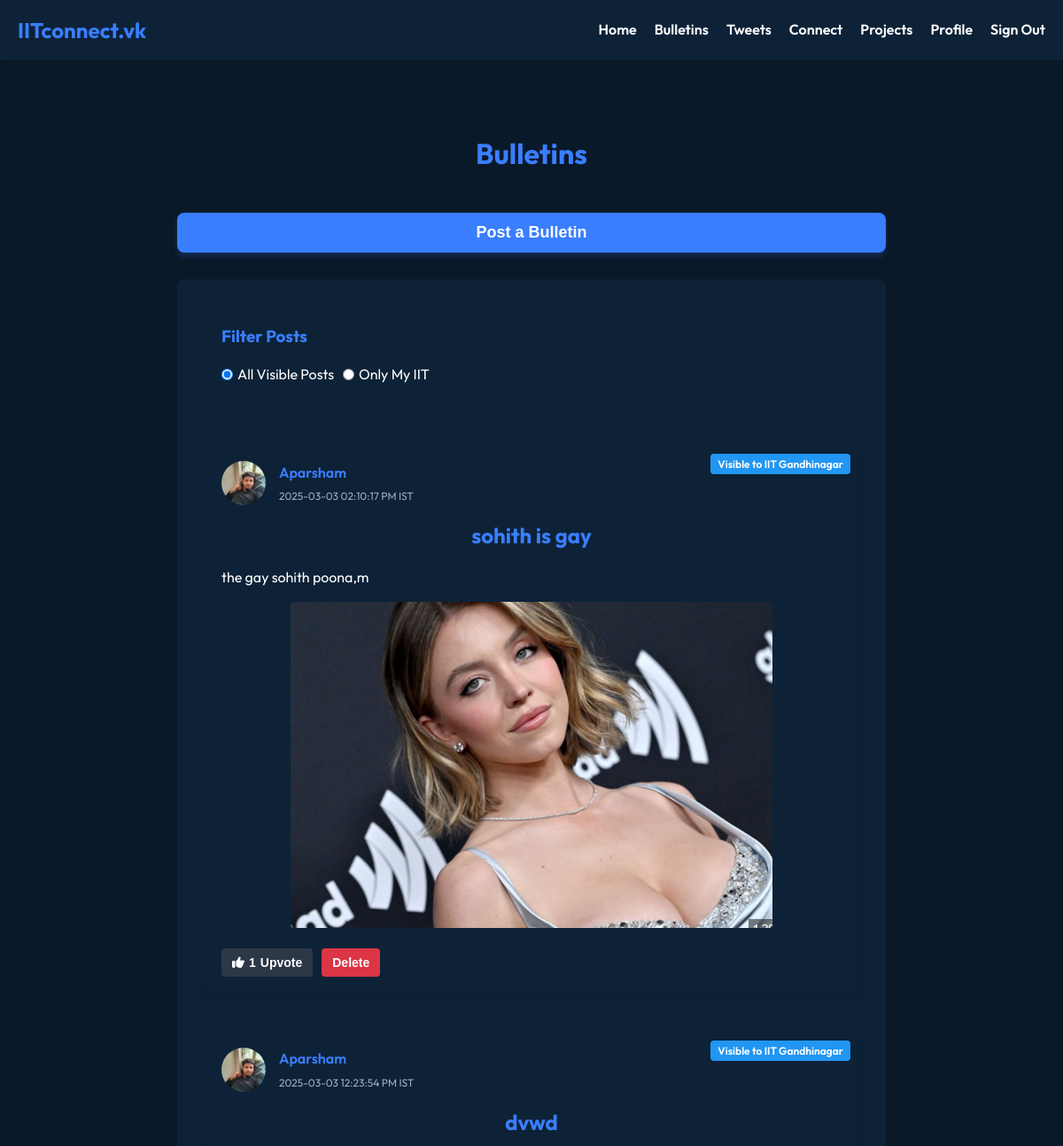
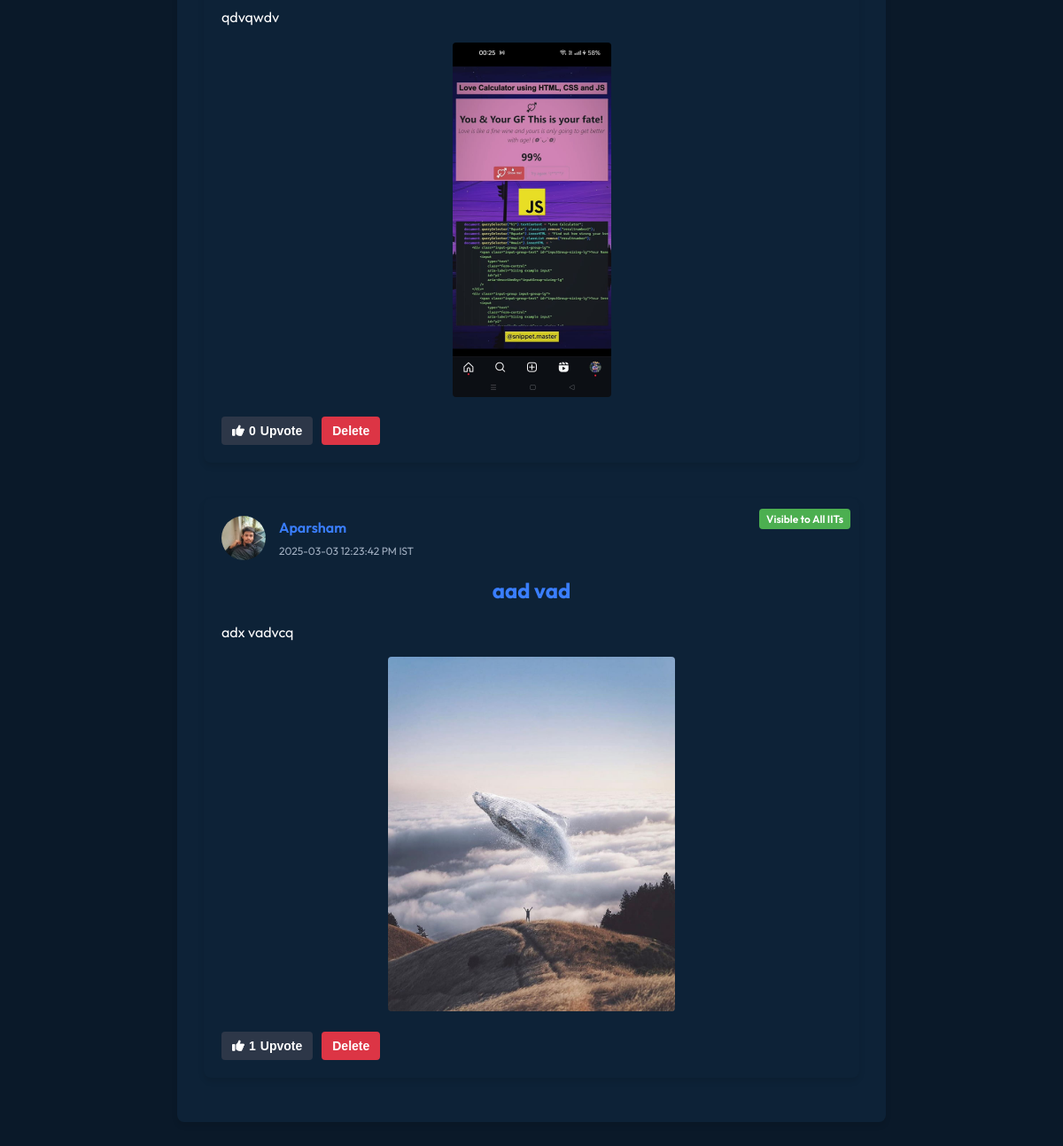
Screenshot of /bulletins (signed in) with the database file from the repository (2 pictures, top to bottom).
### app.py (models this page shows, shortened)
class Bulletin(db.Model):
    id = db.Column(db.Integer, primary_key=True)
    title = db.Column(db.String(100), nullable=False)
    content = db.Column(db.Text, nullable=False)
    image = db.Column(db.String(255))
    created_at = db.Column(db.DateTime, default=datetime.utcnow)
    user_id = db.Column(db.Integer, db.ForeignKey('user.id'), nullable=False)
    user = db.relationship('User', backref=db.backref('bulletins', lazy=True))
    upvotes = db.relationship('Upvote', backref='bulletin', lazy='dynamic', cascade='all, delete-orphan')
    visibility = db.Column(JSON, default=lambda: {"all": True, "specific_iits": []})
    @property
    def created_at_ist(self):
        utc_time = self.created_at.replace(tzinfo=pytz.UTC)
        ist_time = utc_time.astimezone(pytz.timezone('Asia/Kolkata'))
        return ist_time

class User(db.Model):
    id = db.Column(db.Integer, primary_key=True)
    email = db.Column(db.String(120), unique=True, nullable=False)
    name = db.Column(db.String(80), nullable=False)
    password = db.Column(db.String(255), nullable=False)
    user_type = db.Column(db.Enum(UserType), nullable=False)
    iit = db.Column(db.String(50), nullable=False)
    branch = db.Column(db.String(50))
    year = db.Column(db.String(20))
    designation = db.Column(db.String(100))
    verification_mobile = db.Column(db.String(15))
    is_approved = db.Column(db.Boolean, default=False)
    created_at = db.Column(db.DateTime, default=datetime.utcnow)
    profile_picture = db.Column(db.String(255), default='default_profile.png')

### app.py (the view, shortened to what this page needs)
@app.route('/bulletins', methods=['GET', 'POST'])
@login_required
def bulletins():
    user = User.query.get(session['user_id'])
    filter_option = request.args.get('filter', 'all')
    if filter_option == 'all':
        bulletins = Bulletin.query.filter(
            db.or_(
                Bulletin.visibility.contains({"all": True}),
                Bulletin.visibility.contains({"my_iit": user.iit})
            )
        ).order_by(Bulletin.created_at.desc()).all()
    elif filter_option == 'my_iit':
        bulletins = Bulletin.query.filter(
            Bulletin.visibility.contains({"my_iit": user.iit})
        ).order_by(Bulletin.created_at.desc()).all()
    else:
        bulletins = []
    for bulletin in bulletins:
        if bulletin.visibility.get('all', False):
            bulletin.visibility_info = 'all'
        elif bulletin.visibility.get('my_iit'):
            bulletin.visibility_info = bulletin.visibility['my_iit']
    return render_template('bulletins.html', bulletins=bulletins, user=user, filter_option=filter_option)

### app.py (called while the page is built)
def login_required(f):
    @wraps(f)
    def decorated_function(*args, **kwargs):
        if 'user_id' not in session:
            flash('Please log in to access this page.', 'error')
            return redirect(url_for('signin'))
        return f(*args, **kwargs)
    return decorated_function

### templates/bulletins.html (shortened to what this page needs)
{% extends "layout.html" %}
{% block content %}
<div class="container section-container">
    <h1 class="page-title">Bulletins</h1>
    {% if user.user_type.value in ['designated', 'admin'] %}
    <button id="postBulletinBtn" class="btn btn-primary post-bulletin-btn">Post a Bulletin</button>
    {% endif %}
    <div class="section-content">
        <div class="filter-options">
  <h3>Filter Posts</h3>
  <form action="{{ url_for('bulletins') }}" method="GET" id="filter-form">
    <div class="radio-group responsive-radio-group">
      <label>
        <input type="radio" name="filter" value="all" {% if filter_option == 'all' %}checked{% endif %}> All Visible Posts
      </label>
      <label>
        <input type="radio" name="filter" value="my_iit" {% if filter_option == 'my_iit' %}checked{% endif %}> Only My IIT
      </label>
    </div>
  </form>
</div>
        <div class="bulletins-list">
            {% for bulletin in bulletins %}
            <div class="bulletin-item" data-bulletin-id="{{ bulletin.id }}">
  <div class="bulletin-header">
    <div class="bulletin-poster">
      {% if bulletin.user.profile_picture %}
        <img src="{{ url_for('static', filename='uploads/' + bulletin.user.profile_picture) }}" alt="{{ bulletin.user.name }}" class="user-avatar">
      {% else %}
        <div class="user-avatar default-avatar">
          <i class="fas fa-user"></i>
        </div>
      {% endif %}
      <div class="poster-info">
        <a href="#" class="view-profile" data-user-id="{{ bulletin.user.id }}">{{ bulletin.user.name }}</a>
        <span class="post-time">{{ bulletin.created_at_ist.strftime('%Y-%m-%d %I:%M:%S %p') }} IST</span>
      </div>
    </div>
    <div class="bulletin-visibility">
      {% if bulletin.visibility.get('all', False) %}
        <span class="visibility-tag all-iits">Visible to All IITs</span>
      {% elif bulletin.visibility.get('my_iit') %}
        <span class="visibility-tag specific-iit">Visible to {{ bulletin.visibility['my_iit'] }}</span>
      {% endif %}
    </div>
  </div>
  <h3 class="bulletin-title">{{ bulletin.title }}</h3>
  <div class="bulletin-content">
    <p>{{ bulletin.content }}</p>
  </div>
  {% if bulletin.image %}
  <div class="bulletin-image-container">
    <img src="{{ url_for('static', filename='uploads/' + bulletin.image) }}" alt="Bulletin Image" class="bulletin-image">
  </div>
  {% endif %}
  <div class="bulletin-actions">
    <button class="upvote-btn" data-bulletin-id="{{ bulletin.id }}">
      <i class="fas fa-thumbs-up"></i>
      <span class="upvote-count">{{ bulletin.upvotes.count() }}</span>
      Upvote
    </button>
    {% if user.id == bulletin.user_id or user.user_type.value == 'admin' %}
    <form action="{{ url_for('delete_bulletin', bulletin_id=bulletin.id) }}" method="POST" class="d-inline">
      <button type="submit" class="btn btn-sm btn-danger" onclick="return confirm('Are you sure you want to delete this bulletin?')">Delete</button>
    </form>
    {% endif %}
  </div>
</div>
            {% endfor %}
        </div>
    </div>
</div>
{% endblock %}

### templates/layout.html (shortened to what this page needs)
<!DOCTYPE html>
<html lang="en">
<head>
    <link rel="stylesheet" href="https://cdnjs.cloudflare.com/ajax/libs/font-awesome/6.0.0/css/all.min.css">
    <link rel="stylesheet" href="{{ url_for('static', filename='style.css') }}">
</head>
<body>
    <header>
        <nav>
            <div class="logo">IITconnect.vk</div>
            {% if 'user_id' in session and request.endpoint not in ['landing', 'signin', 'signup'] %}
                <ul id="navMenu" class="nav-menu">
                    <li><a href="{{ url_for('home') }}">Home</a></li>
                    <li><a href="{{ url_for('bulletins') }}">Bulletins</a></li>
                    <li><a href="{{ url_for('tweets') }}">Tweets</a></li>
                    <li><a href="{{ url_for('connect') }}">Connect</a></li>
                    <li><a href="{{ url_for('projects') }}">Projects</a></li>
                    <li><a href="{{ url_for('profile') }}">Profile</a></li>
                    <li><a href="{{ url_for('signout') }}">Sign Out</a></li>
                </ul>
            {% endif %}
        </nav>
    </header>
    <main>
        {% block content %}{% endblock %}
    </main>
</body>
</html>

### static/style.css (style rules this page uses)
* { margin: 0; padding: 0; box-sizing: border-box; }
body { font-family: "Outfit", sans-serif; background-color: #0a1929; color: #ffffff; line-height: 1.6; }
.container { width: 100%; max-width: 1200px; margin: 0 auto; padding: 0 20px; }
header { background-color: #0d2237; padding: 15px 0; box-shadow: 0 2px 4px rgba(0, 0, 0, 0.1); }
nav { display: flex; justify-content: space-between; align-items: center; max-width: 1200px; margin: 0 auto; padding: 0 20px; }
.logo { font-size: 24px; font-weight: 700; color: #3a7eff; }
nav ul { list-style: none; display: flex; }
nav ul li { margin-left: 20px; }
nav ul li a { color: #ffffff; text-decoration: none; font-weight: 600; transition: color 0.3s ease; }
main { padding: 40px 0; min-height: calc(100vh - 70px); }
.btn { width: 100%; padding: 12px; border: none; border-radius: 4px; font-size: 16px; font-weight: 600; cursor: pointer; transition: background-color 0.3s ease, transform 0.1s ease; text-decoration: none; text-align: center; display: inline-block; }
.btn-primary { background-color: #3a7eff; color: #ffffff; }
.page-title { font-size: 32px; text-align: center; margin-bottom: 40px; color: #3a7eff; }
.section-container { padding: 40px 0; max-width: 800px; margin: 0 auto; }
.section-content { background-color: #0d2237; border-radius: 8px; padding: 30px; box-shadow: 0 4px 6px rgba(0, 0, 0, 0.1); }
.btn { padding: 8px 12px; border-radius: 4px; font-size: 14px; font-weight: 600; text-decoration: none; transition: background-color 0.3s ease; }
.btn-danger { background-color: #dc3545; color: #ffffff; }
.radio-group, .checkbox-group { display: flex; flex-wrap: wrap; gap: 10px; margin-bottom: 15px; }
.radio-group label, .checkbox-group label { display: flex; align-items: center; cursor: pointer; }
.radio-group input[type="radio"], .checkbox-group input[type="checkbox"] { margin-right: 5px; }
.filter-options { background-color: #0d2237; padding: 20px; border-radius: 8px; margin-bottom: 30px; }
.filter-options h3 { color: #3a7eff; margin-bottom: 15px; }
.bulletins-list { display: grid; gap: 20px; }
.bulletin-item { position: relative; background-color: #0d2237; border-radius: 8px; padding: 20px; box-shadow: 0 4px 6px rgba(0, 0, 0, 0.1); margin-bottom: 20px; }
.bulletin-header { display: flex; justify-content: space-between; align-items: flex-start; margin-bottom: 15px; }
.bulletin-poster { display: flex; align-items: center; }
.user-avatar { width: 50px; height: 50px; border-radius: 50%; margin-right: 15px; }
.poster-info { display: flex; flex-direction: column; }
.poster-info a { color: #3a7eff; text-decoration: none; font-weight: 600; font-size: 16px; }
.post-time { font-size: 12px; color: #a0aec0; margin-top: 4px; }
.bulletin-visibility { position: absolute; top: 10px; right: 10px; }
.visibility-tag { display: inline-block; padding: 2px 8px; border-radius: 4px; font-size: 12px; font-weight: 600; }
.visibility-tag.all-iits { background-color: #4caf50; color: white; }
.visibility-tag.specific-iit { background-color: #2196f3; color: white; }
.bulletin-title { font-size: 24px; color: #3a7eff; margin-bottom: 15px; text-align: center; }
.bulletin-content { margin-bottom: 15px; font-size: 16px; line-height: 1.6; }
.bulletin-image-container { text-align: center; margin-top: 15px; margin-bottom: 15px; }
.bulletin-image { max-width: 100%; max-height: 400px; height: auto; border-radius: 4px; object-fit: contain; }
.bulletin-actions { margin-top: 15px; display: flex; gap: 10px; }
.upvote-btn { display: flex; align-items: center; gap: 5px; background-color: #2d3748; color: #ffffff; border: none; padding: 8px 12px; border-radius: 4px; cursor: pointer; transition: background-color 0.3s ease; font-size: 14px; font-weight: 600; }
.upvote-btn i { font-size: 14px; }
.upvote-btn .upvote-count { font-weight: bold; }
#postBulletinBtn { margin-bottom: 30px; padding: 12px 24px; font-size: 18px; font-weight: 600; background-color: #3a7eff; color: #ffffff; border: none; border-radius: 8px; cursor: pointer; transition: all 0.3s ease; box-shadow: 0 4px 6px rgba(58, 126, 255, 0.2); }
@media (min-width: 769px) { .nav-menu { display: flex !important; } }
@media (min-width: 769px) { .nav-menu { display: flex !important; opacity: 1 !important; } }

### rows the page displays
Bulletin: profile_picture (picture), user.name "Aparsham", created_at_ist "2025-03-03 02:10:17 PM", visibility.my_iit "IIT Gandhinagar", title "sohith is gay", content "the gay sohith poona,m", image (picture), upvotes.count "1"
Bulletin: profile_picture (picture), user.name "Aparsham", created_at_ist "2025-03-03 12:23:54 PM", visibility.my_iit "IIT Gandhinagar", title "dvwd", content "qdvqwdv", image (picture), upvotes.count "0"
Bulletin: profile_picture (picture), user.name "Aparsham", created_at_ist "2025-03-03 12:23:42 PM", visibility "Visible to All IITs", title "aad vad", content "adx vadvcq", image (picture), upvotes.count "1"
